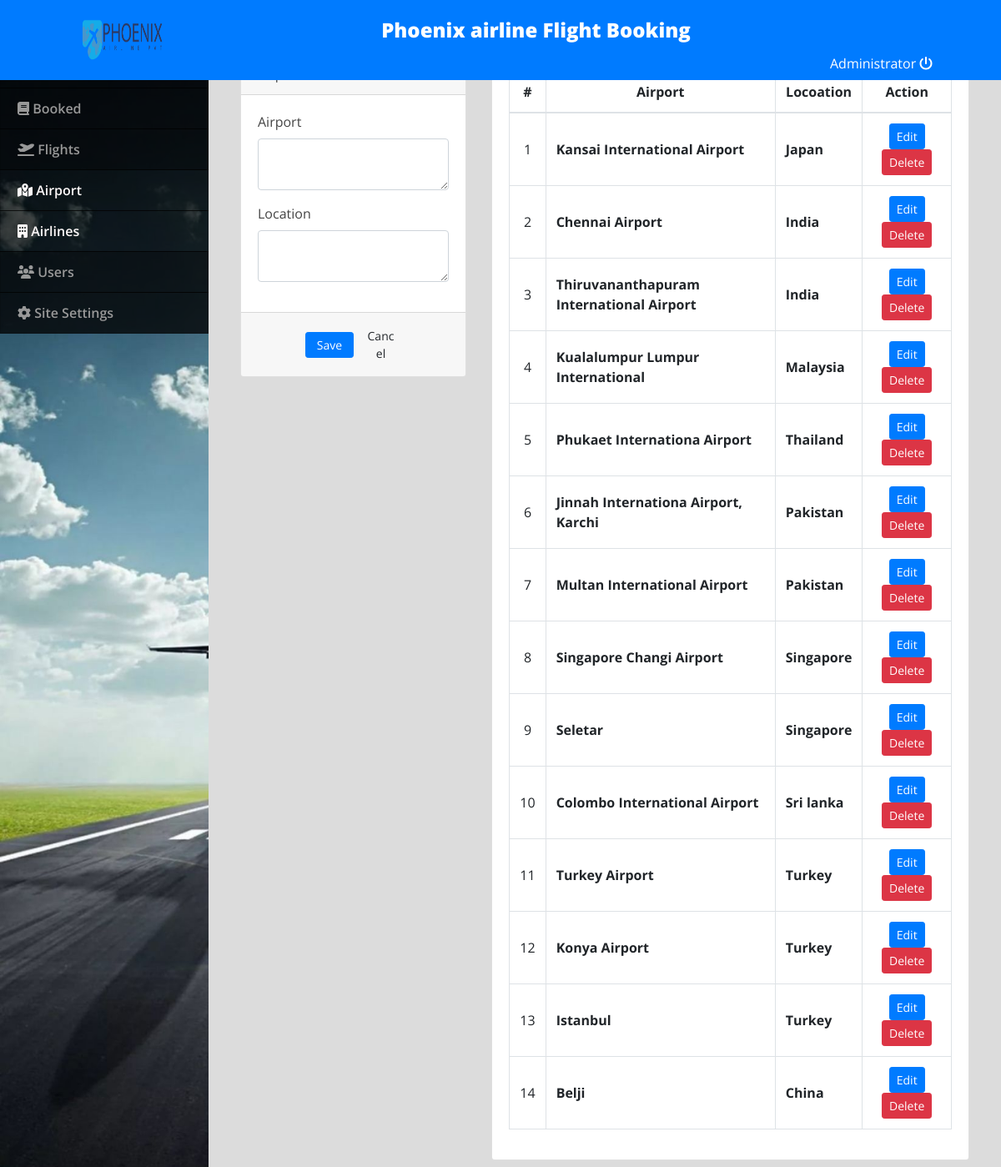
/admin/index.php?page=airport (signed in), run on the app's committed database.
### tables this page shows
CREATE TABLE `airport_list` (
  `id` int(30) NOT NULL,
  `airport` text NOT NULL,
  `location` text NOT NULL
);

### admin/airport.php (the view, shortened to what this page needs)
<?php include('db_connect.php');?>
<div class="container-fluid">
	<div class="col-lg-12">
		<div class="row">
			<div class="col-md-4">
			<form action="" id="manage-airports">
				<div class="card">
					<div class="card-header">
				  	</div>
					<div class="card-body">
							<div class="form-group">
								<label class="control-label">Airport</label>
								<textarea name="airport" id="" cols="30" rows="2" class="form-control"></textarea>
							</div>
							<div class="form-group">
								<label class="control-label">Location</label>
								<textarea name="location" id="" cols="30" rows="2" class="form-control"></textarea>
							</div>
					</div>
					<div class="card-footer">
						<div class="row">
							<div class="col-md-12">
								<button class="btn btn-sm btn-primary col-sm-3 offset-md-3"> Save</button>
								<button class="btn btn-sm btn-default col-sm-3" type="button" onclick="_reset()"> Cancel</button>
							</div>
						</div>
					</div>
				</div>
			</form>
			</div>
			<div class="col-md-8">
				<div class="card">
					<div class="card-body">
						<table class="table table-bordered table-hover">
							<thead>
								<tr>
									<th class="text-center">#</th>
									<th class="text-center">Airport</th>
									<th class="text-center">Locoation</th>
									<th class="text-center">Action</th>
								</tr>
							</thead>
							<tbody>
								<?php
								$i = 1;
								$cats = $conn->query("SELECT * FROM airport_list order by id asc");
								while($row=$cats->fetch_assoc()):
								?>
								<tr>
									<td class="text-center"><?php echo $i++ ?></td>
									<td class="">
										 <b><?php echo $row['airport'] ?></b>
									</td>
									<td class="">
										 <b><?php echo $row['location'] ?></b>
									</td>
									<td class="text-center">
										<button class="btn btn-sm btn-primary edit_airline" type="button" data-id="<?php echo $row['id'] ?>" data-airport="<?php echo $row['airport'] ?>" data-location="<?php echo $row['location'] ?>" >Edit</button>
										<button class="btn btn-sm btn-danger delete_airline" type="button" data-id="<?php echo $row['id'] ?>">Delete</button>
									</td>
								</tr>
								<?php endwhile; ?>
							</tbody>
						</table>
					</div>
				</div>
			</div>
		</div>
	</div>
</div>

### admin/assets/css/style.css (style rules this page uses)
body { font-family: "Open Sans", sans-serif; color: #444444; width: 100%; height: calc(100%); }

### admin/index.php (style rules this page uses)
body { background: #80808045; }

### admin/airport.php (style rules this page uses)
td { vertical-align: middle !important; }

### data on the page
airport_list: airport "Kansai International Airport", location "Japan"
airport_list: airport "Chennai Airport", location "India"
airport_list: airport "Thiruvananthapuram International Airport", location "India"
airport_list: airport "Kualalumpur Lumpur International", location "Malaysia"
airport_list: airport "Phukaet Internationa Airport", location "Thailand"
airport_list: airport "Jinnah Internationa Airport, Karchi", location "Pakistan"
airport_list: airport "Multan International Airport", location "Pakistan"
airport_list: airport "Singapore Changi Airport", location "Singapore"
airport_list: airport "Seletar", location "Singapore"
airport_list: airport "Colombo International Airport", location "Sri lanka"
airport_list: airport "Turkey Airport", location "Turkey"
airport_list: airport "Konya Airport", location "Turkey"
airport_list: airport "Istanbul", location "Turkey"
airport_list: airport "Belji", location "China"

### other printed values
$_SESSION['login_name'] "Administrator"
